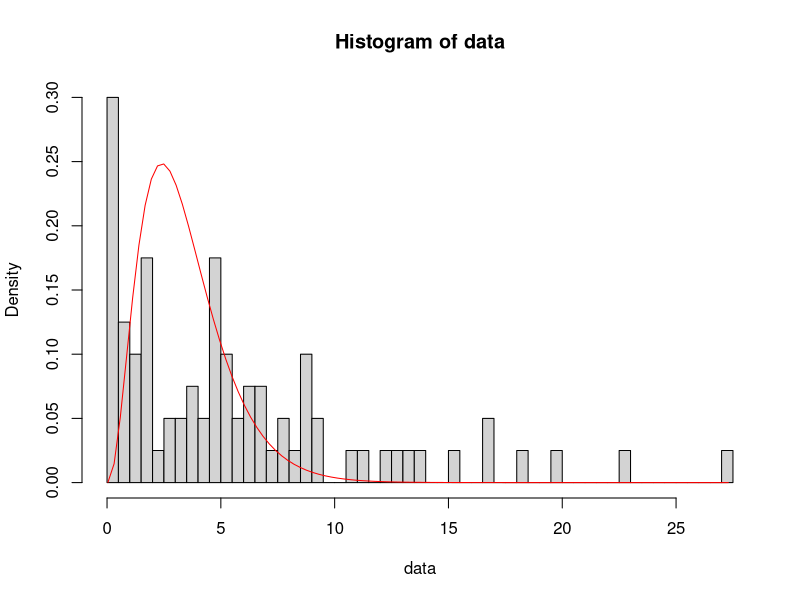

The R script that drew this image:
pannes = read.csv(
    file = "FailureTimes_5.csv",
    header = TRUE,
    sep = ",",
    dec = ".",
    colClasses = c("NULL", NA)
);
scale = 1000;
data = pannes$Heures / scale;
N = length(data);

library(stats4);
nle = function(
    alpha,
    beta,
    lambda
) {
    # for debug purpose
    # cat("alpha=", alpha,
    #     " beta=", beta,
    #     " lambda=", lambda,
    #     "\n");
    N * lgamma(alpha) - N * log(1 - (beta / (beta + lambda)) ^ alpha) - (alpha - 1) * sum(log(data)) + sum(data);
}
# intial values
alpha0 = 4500; # mid value of second convex
beta0 = sum(data) / (N * alpha0);
lambda0 = N / sum(data);
# fitting
fit = mle(nle,
          start = list(
              alpha = alpha0,
              beta = beta0,
              lambda = lambda0
          ),
          method = "L-BFGS-B",
          lower = 1e-10,
          upper = Inf,
          control = list(
              trace = 6,
              maxit = 1000,
              ndeps = c(
                  1e-4,
                  1e-4,
                  1e-4
              )
          )
          );
summary(fit);

alpha = fit@fullcoef["alpha"];
beta = fit@fullcoef["beta"];
lambda = fit@fullcoef["lambda"];
f_gammaExp = function(x) {
    1 / gamma(alpha) * (1 - (beta / (beta + lambda)) ^ alpha) * x ^ (alpha - 1) * exp(-x)
}
hist(
    data,
    breaks = 40,
    probability = TRUE
);
curve(f_gammaExp,
      add = TRUE,
      col = "red",
      from = min(data),
      to = max(data)
);